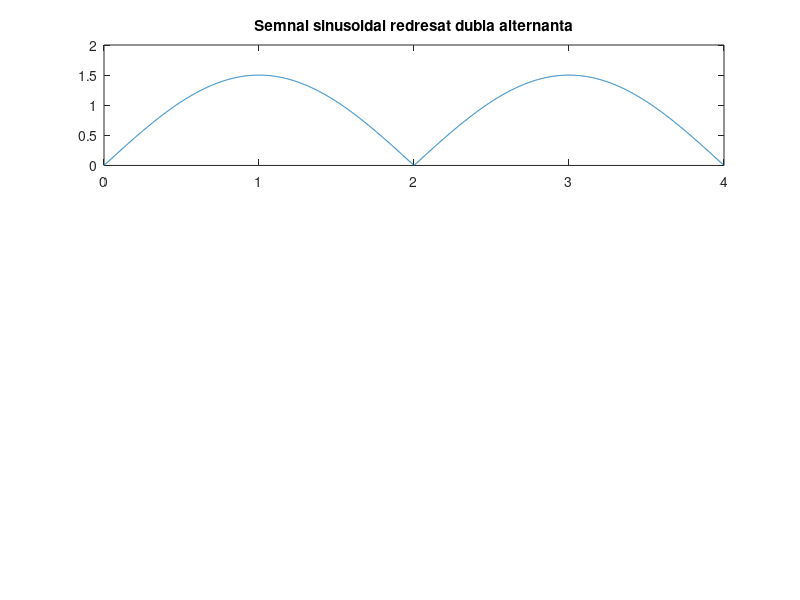

MATLAB code for this plot: (Note: this script raises an error after producing the figure.)
%Exercitiul 5 din tema de casa

%Semnal sinusoidal cu rezolutie temporara de 2ms
A = 1.5; % amplitudinea semnalului
T = 4; %perioada semnalului
F = 1 / T; %frecventa semnalului definita ca inversul perioadei
t = 0:0.002:4; % timpul de la 0 la 4 secunde cu rezolutie temporara de 2ms
s = A*sin(2*pi*F*t); %generam un semnal sinusoidal de perioada t
for i = 1:length(s) %pentru a avea semnal sinusoidal redresat dubla alternanta
    if s(i)<0
        s(i)=-s(i);
    end
end
subplot(3,1,1), plot(t,s)
axis([0 4 0 2])
title('Semnal sinusoidal redresat dubla alternanta') %titlul graficului
gtext('Rezolutie temporara de 2ms')
xlabel('Timp [s]') %eticheta de pe abscisa este 'Timp [s]'
ylabel('Amplitudine') %eticheta de pe ordonata este 'Amplitudine'
grid %afisam linii de grila

%Semnal sinusoidal cu rezolutie temporara de 20ms
t = 0:0.02:4; % timpul de la 0 la 4 secunde cu rezolutie temporara de 20ms
s = A*sin(2*pi*F*t); %generam un semnal sinusoidal de perioada t
for i = 1:length(s) %pentru a avea semnal sinusoidal redresat dubla alternanta
    if s(i)<0
        s(i)=-s(i);
    end
end
subplot(3,1,2), plot(t,s)
axis([0 4 0 2])
title('Semnal sinusoidal redresat dubla alternanta') %titlul graficului
gtext('Rezolutie temporara de 20ms')
xlabel('Timp [s]') %eticheta de pe abscisa este 'Timp [s]'
ylabel('Amplitudine') %eticheta de pe ordonata este 'Amplitudine'
grid %afisam linii de grila

%Semnal sinusoidal cu rezolutie temporara de 200ms
t = 0:0.2:4; % timpul de la 0 la 4 secunde cu rezolutie temporara de 200ms
s = A*sin(2*pi*F*t); %generam un semnal sinusoidal de perioada t
for i = 1:length(s) %pentru a avea semnal sinusoidal redresat dubla alternanta
    if s(i)<0
        s(i)=-s(i);
    end
end
subplot(3,1,3), plot(t,s)
axis([0 4 0 2])
title('Semnal sinusoidal redresat dubla alternanta') %titlul graficului
gtext('Rezolutie temporara de 200ms')
xlabel('Timp [s]') %eticheta de pe abscisa este 'Timp [s]'
ylabel('Amplitudine') %eticheta de pe ordonata este 'Amplitudine'
grid %afisam linii de grila

